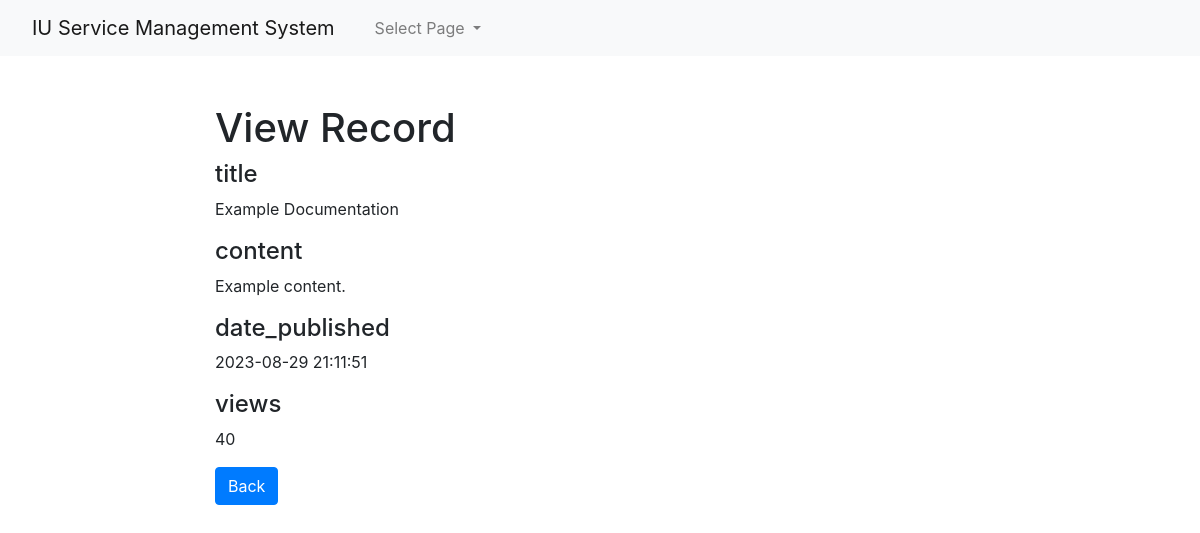
Page /admin1/core/app/documentations-read.php?id=1 (signed in) on the earlier database version.
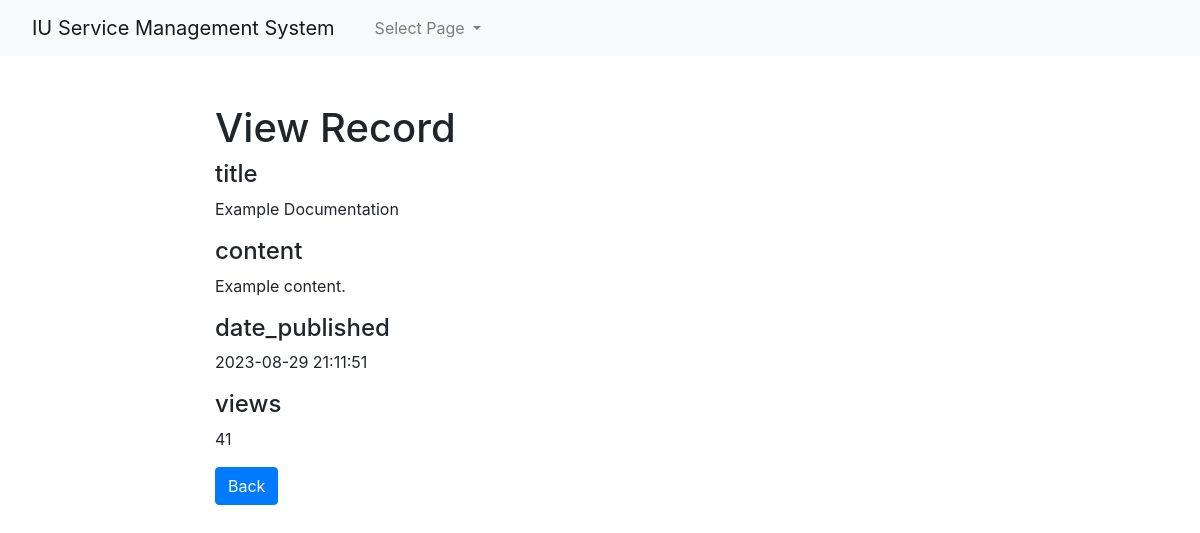
Same page on the later database version.
### tables this page shows
CREATE TABLE `documentations` (
  `id` int(10) UNSIGNED NOT NULL,
  `title` varchar(256) NOT NULL,
  `content` text NOT NULL,
  `date_published` datetime NOT NULL,
  `views` int(11) NOT NULL
);

### admin1/core/app/documentations-read.php (the view, shortened to what this page needs)
<?php
if(isset($_GET["id"]) && !empty($_GET["id"])){
    require_once "config.php";
    $sql = "SELECT * FROM documentations WHERE id = ?";
    if($stmt = mysqli_prepare($link, $sql)){
        $param_id = trim($_GET["id"]);
		if (is_int($param_id)) $__vartype = "i";
		elseif (is_string($param_id)) $__vartype = "s";
		elseif (is_numeric($param_id)) $__vartype = "d";
		else $__vartype = "b";
        mysqli_stmt_bind_param($stmt, $__vartype, $param_id);
        if(mysqli_stmt_execute($stmt)){
            $result = mysqli_stmt_get_result($stmt);
            if(mysqli_num_rows($result) == 1){
                $row = mysqli_fetch_array($result, MYSQLI_ASSOC);
            } else{
                header("location: error.php");
                exit();
            }
        } else{
            echo "Oops! Something went wrong. Please try again later.<br>".$stmt->error;
        }
    }
} else{
    header("location: error.php");
    exit();
}
?>
<!DOCTYPE html>
<html lang="en">
<head>
    <link rel="stylesheet" href="https://stackpath.bootstrapcdn.com/bootstrap/4.5.0/css/bootstrap.min.css">
</head>
<?php require_once('navbar.php'); ?>
<body>
    <section class="pt-5">
        <div class="container-fluid">
            <div class="row">
                <div class="col-md-8 mx-auto">
                    <div class="page-header">
                        <h1>View Record</h1>
                    </div>
                     <div class="form-group">
                            <h4>title</h4>
                            <p class="form-control-static"><?php echo htmlspecialchars($row["title"]); ?></p>
                        </div><div class="form-group">
                            <h4>content</h4>
                            <p class="form-control-static"><?php echo htmlspecialchars($row["content"]); ?></p>
                        </div><div class="form-group">
                            <h4>date_published</h4>
                            <p class="form-control-static"><?php echo htmlspecialchars($row["date_published"]); ?></p>
                        </div><div class="form-group">
                            <h4>views</h4>
                            <p class="form-control-static"><?php echo htmlspecialchars($row["views"]); ?></p>
                        </div>
                    <p><a href="documentations-index.php" class="btn btn-primary">Back</a></p>
                </div>
            </div>
        </div>
    </section>
</body>
</html>

Differences in the rows shown:
changed documentations "Example Documentation": views "40" → "41"
